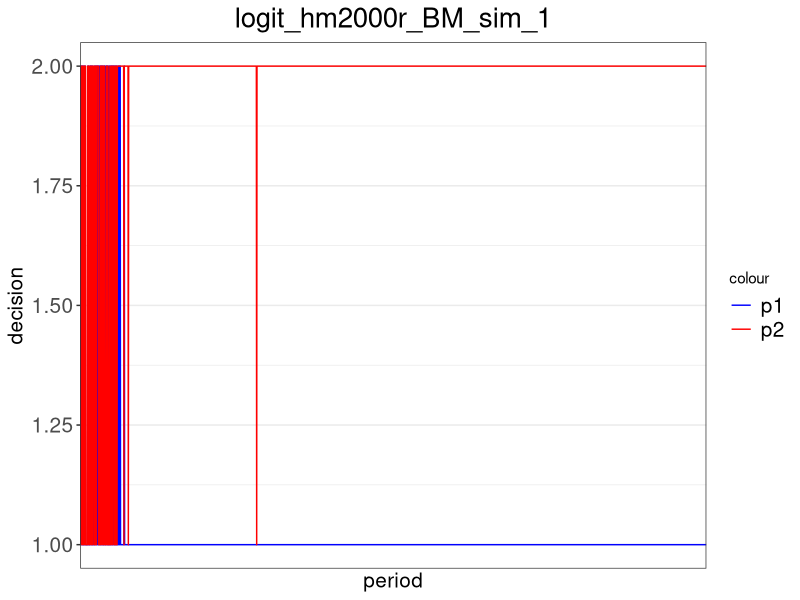
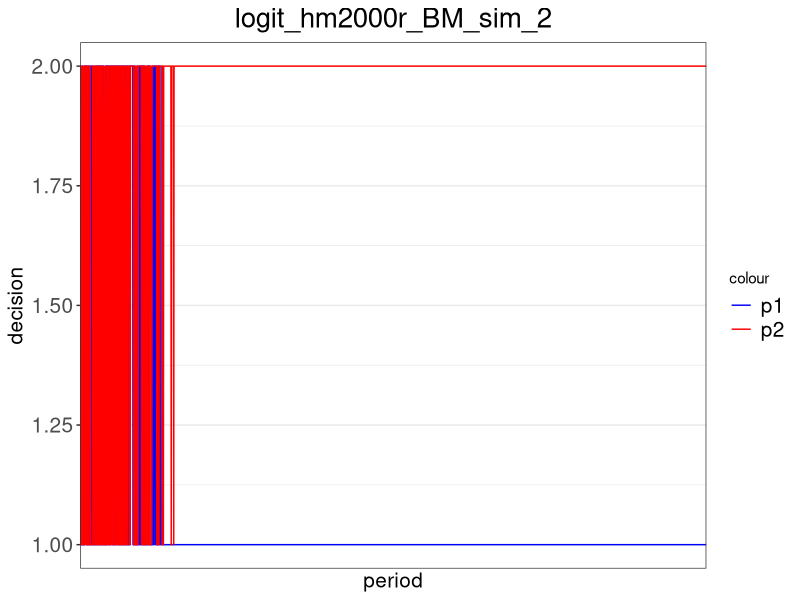
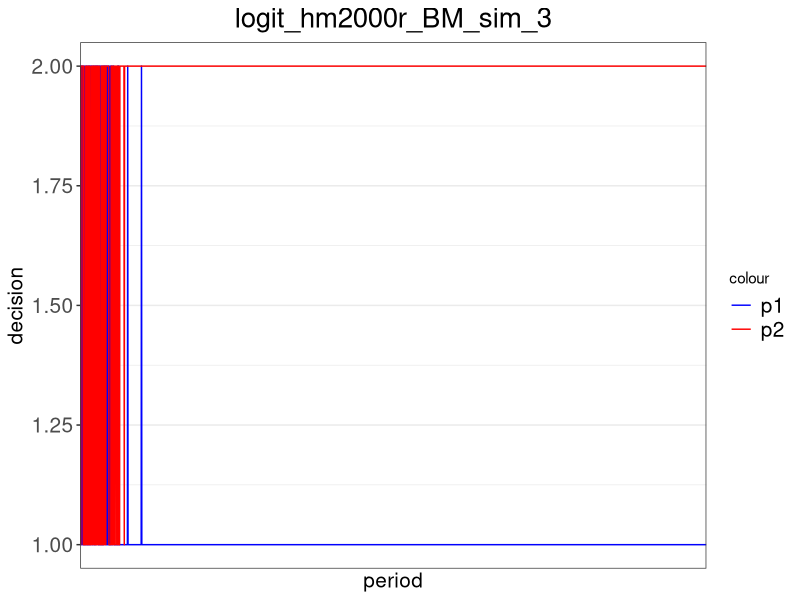
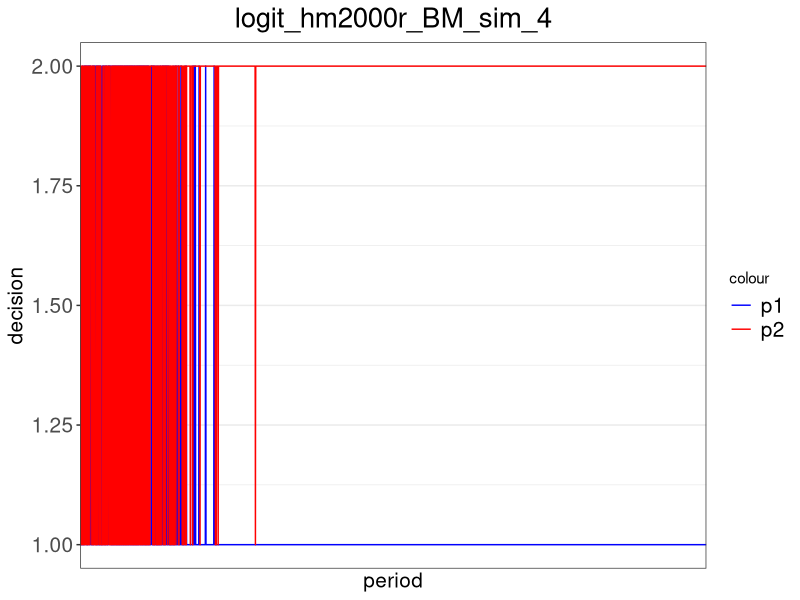
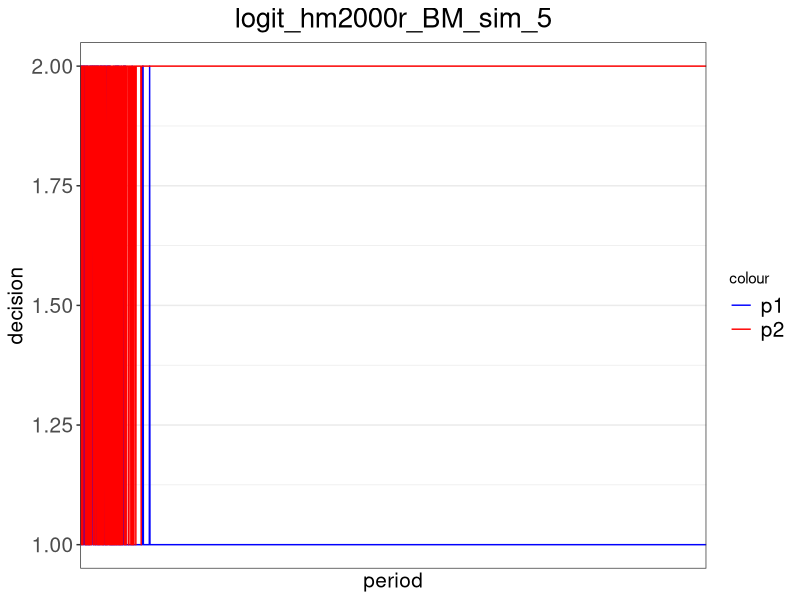

Recreate these plots in R, in order. (Note: a time limit stopped this script after it produced the figures.)
##### Package and Payoff #####
# add package
library(ggplot2)
library(xtable)

# set up the payoff matrix
pay_chicken = matrix(c(100,200,600,500),2,2) # payoff matrix 2x2

# build the payoff function (chicken, can be switched to MV)
payoff = function(my_choice, your_choice){
  return(pay_chicken[my_choice, your_choice])
}


##### HM2000 (regret1) #####
# build the regret function for action m (m is 1,2,or 3) under hm2000
regret_hm2000 = function(m, iteration, my_history, your_history){
  
  # calculate the length of history
  len_history = iteration - 1
  
  # get my most recent decision
  lastchoice = my_history[len_history]
  
  # create a regret payoff term
  my_regret = rep(0, len_history)
  
  # loop over previous periods to replace the choice with decision 1
  for (i in 1:len_history){
    if (my_history[i] == lastchoice){
      my_regret[i] = payoff(m, your_history[i])
    }
    else{
      my_regret[i] = payoff(my_history[i], your_history[i])
    }
  }
  
  # calculate and return the regret
  return(mean(my_regret))
}


# build the decision function based on the regret function under hm2000
decision_hm2000 = function(mu, iteration, my_history, your_history){
  
  # get my most recent decision
  lastchoice = my_history[iteration-1]
  
  # compute regret for all possible decisions
  regret1 = regret_hm2000(1, iteration, my_history, your_history)
  regret2 = regret_hm2000(2, iteration, my_history, your_history)
  
  # calculate the decision when my last choice is 1
  if (lastchoice == 1){
    if (regret1 >= regret2){return(1)}
    else{
      # switch with a positive probability from 1 to 2
      seed = runif(1,0,1)
      prob = (regret2-regret1)/mu
      if (seed <= prob){return(2)}
      else{return(1)}
    }
  }
  
  # calculate the decision when my last choice is 2
  if (lastchoice == 2){
    if (regret1 <= regret2){return(2)}
    else{
      # switch with a positive probability from 2 to 1
      seed = runif(1,0,1)
      prob = (regret1-regret2)/mu
      if (seed <= prob){return(1)}
      else{return(2)}
    }
  }
}


# build the decision function based on logit response
decision_hm2000_logit = function(mu, beta, iteration, my_history, your_history){
  
  # compute regret for all possible decisions
  regret1 = regret_hm2000(1, iteration, my_history, your_history)
  regret2 = regret_hm2000(2, iteration, my_history, your_history)
  
  # using logit response to calculate the probability of choosing each strategy
  prob = c(0,0)
  prob[1] = exp(beta[1]*regret1)/(exp(beta[1]*regret1) + exp(beta[2]*regret2))
  prob[2] = exp(beta[2]*regret2)/(exp(beta[1]*regret1) + exp(beta[2]*regret2))
  
  # randomly determine the decision
  seed = runif(1,0,1)
  if (seed <= prob[1]){return(1)}
  else{return(2)}
}


##### Average Historical Payoff (regret2) #####
# build the regret function for action m (m is 1,2,or 3) under average historical payoff
regret_avgpay = function(m, iteration, my_history, your_history){
  
  # calculate the length of history
  len_history = iteration - 1
  
  # create a regret payoff term
  my_regret = 0
  period = 0
  
  # loop over previous periods to calculate the total historical payoff
  for (i in 1:len_history){
    if (my_history[i] == m){
      my_regret = my_regret + payoff(my_history[i], your_history[i])
      period = period + 1
    }
  }
  
  # return the average historical payoff
  if (period == 0){return(0)}
  else{
    return(my_regret/period)
  }
}


# build the decision function based on the regret function under average historical payoff
decision_avgpay = function(mu, iteration, my_history, your_history){
  
  # get my most recent decision
  lastchoice = my_history[iteration-1]
  
  # compute regret for all possible decisions
  regret1 = regret_avgpay(1, iteration, my_history, your_history)
  regret2 = regret_avgpay(2, iteration, my_history, your_history)
  
  # calculate the decision when my last choice is 1
  if (lastchoice == 1){
    if (regret1 >= regret2){return(1)}
    else{
      # switch with a positive probability from 1 to 2
      seed = runif(1,0,1)
      prob = (regret2-regret1)/mu
      if (seed <= prob){return(2)}
      else{return(1)}
    }
  }
  
  # calculate the decision when my last choice is 2
  if (lastchoice == 2){
    if (regret1 <= regret2){return(2)}
    else{
      # switch with a positive probability from 2 to 1
      seed = runif(1,0,1)
      prob = (regret1-regret2)/mu
      if (seed <= prob){return(1)}
      else{return(2)}
    }
  }
}


# build the decision function based on logit response
decision_avgpay_logit = function(mu, beta, iteration, my_history, your_history){
  
  # compute regret for all possible decisions
  regret1 = regret_avgpay(1, iteration, my_history, your_history)
  regret2 = regret_avgpay(2, iteration, my_history, your_history)
  
  # using logit response to calculate the probability of choosing each strategy
  prob = c(0,0)
  prob[1] = exp(beta[1]*regret1)/(exp(beta[1]*regret1) + exp(beta[2]*regret2))
  prob[2] = exp(beta[2]*regret2)/(exp(beta[1]*regret1) + exp(beta[2]*regret2))
  
  # randomly determine the decision
  seed = runif(1,0,1)
  if (seed <= prob[1]){return(1)}
  else{return(2)}
}


##### HM2000 revised (regret3) #####
# build the regret function for action m (m is 1,2,or 3) under hm2000 revised
regret_hm2000r = function(m, iteration, my_history, your_history){
  
  # calculate the length of history
  len_history = iteration - 1
  
  # get my most recent decision
  lastchoice = my_history[len_history]
  
  # create a regret payoff term
  my_regret = 0
  period = 0
  
  # loop over previous periods to replace the choice with decision 1
  for (i in 1:len_history){
    if (my_history[i] == lastchoice){
      my_regret = my_regret + payoff(m, your_history[i])
      period = period + 1
    }
  }
  
  # calculate and return the regret
  return(my_regret/period)
}


# build the decision function based on the regret function under hm2000 revised
decision_hm2000r = function(mu, iteration, my_history, your_history){
  
  # get my most recent decision
  lastchoice = my_history[iteration-1]
  
  # compute regret for all possible decisions
  regret1 = regret_hm2000r(1, iteration, my_history, your_history)
  regret2 = regret_hm2000r(2, iteration, my_history, your_history)
  
  # calculate the decision when my last choice is 1
  if (lastchoice == 1){
    if (regret1 >= regret2){return(1)}
    else{
      # switch with a positive probability from 1 to 2
      seed = runif(1,0,1)
      prob = (regret2-regret1)/mu
      if (seed <= prob){return(2)}
      else{return(1)}
    }
  }
  
  # calculate the decision when my last choice is 2
  if (lastchoice == 2){
    if (regret1 <= regret2){return(2)}
    else{
      # switch with a positive probability from 2 to 1
      seed = runif(1,0,1)
      prob = (regret1-regret2)/mu
      if (seed <= prob){return(1)}
      else{return(2)}
    }
  }
}


# build the decision function based on logit response
decision_hm2000r_logit = function(mu, beta, iteration, my_history, your_history){
  
  # compute regret for all possible decisions
  regret1 = regret_hm2000r(1, iteration, my_history, your_history)
  regret2 = regret_hm2000r(2, iteration, my_history, your_history)
  
  # using logit response to calculate the probability of choosing each strategy
  prob = c(0,0)
  prob[1] = exp(beta[1]*regret1)/(exp(beta[1]*regret1) + exp(beta[2]*regret2))
  prob[2] = exp(beta[2]*regret2)/(exp(beta[1]*regret1) + exp(beta[2]*regret2))
  
  # randomly determine the decision
  seed = runif(1,0,1)
  if (seed <= prob[1]){return(1)}
  else{return(2)}
}


##### HM2001 #####
regret_hm2001 = function(m, iteration, my_history, your_history, my_prob){
  
  # calculate the length of history
  len_history = iteration - 1
  
  # create a regret payoff term
  my_regret = 0
  period = 0
  
  # loop over previous periods to calculate the total historical payoff
  for (i in 1:len_history){
    if (my_history[i] == m){
      my_regret = my_regret + payoff(my_history[i], your_history[i])*((my_prob[i])/(1-my_prob[i]))
    }
  }
  
  # return the average historical payoff
  if (period == 0){return(0)}
  else{
    return(my_regret/len_history)
  }  
}


# build the regret avgpay function
regret_avgpayr = function(m, iteration, my_history, your_history){
  
  # calculate the length of history
  len_history = iteration - 1
  
  # create a regret payoff term
  my_regret = 0
  period = 0
  
  # loop over previous periods to calculate the total historical payoff
  for (i in 1:len_history){
    if (my_history[i] == m){
      my_regret = my_regret + payoff(my_history[i], your_history[i])
      period = period + 1
    }
  }
  
  # return the average historical payoff
  if (period == 0){return(0)}
  else{
    return(my_regret/len_history)
  }
}


# build the decision function based on HM2001
decision_hm2001 = function(mu, delta, gamma, iteration, my_history, your_history, my_prob){
  
  # get my most recent decision
  lastchoice = my_history[iteration-1]
  
  # compute regret for all possible decisions
  regret1 = regret_avgpayr(1, iteration, my_history, your_history)
  regret1m = regret_hm2001(1, iteration, my_history, your_history, 1-my_prob)
  regret2 = regret_avgpayr(2, iteration, my_history, your_history)
  regret2m = regret_hm2001(2, iteration, my_history, your_history, my_prob)
  seed = runif(1,0,1)
  # calculate the decision when my last choice is 1
  if (lastchoice == 1){
    cjk = regret2m - regret1
    q = max(cjk,0)
    psw = (1-delta/(iteration^gamma))*min(q/mu,1)+(delta/(iteration^gamma))*(1/2)
    if (seed <= psw){return(c(2,1-psw))}
    else{return(c(1,1-psw))}
  }
  else{
    cjk = regret1m - regret2
    q = max(cjk,0)
    psw = (1-delta/(iteration^gamma))*min(q/mu,1)+(delta/(iteration^gamma))*(1/2)
    if (seed <= psw){return(c(1,psw))}
    else{return(c(2,psw))}
  }
}    


##### Simulation pair level graph and joint density - HM2000 and avgpay #####
# set up the parameters for the simulation
mu = 1500 # HM2000 probability parameter
n = 2000 # number of periods in each simulation
sim = 5 # number of simulations
experiment = 100 # number of experimentation periods where players randomly make decisions

# set up the joint density matrix
joint_density_all = matrix(c(0,0,0,0),2,2)

# set up the joint density matrix for each simulation
joint_density = list()

# run the simulations
for (s in 1:sim){
  
  # set up the vectors for choices and game parameters
  history_p1 = rep(0, n)
  history_p2 = rep(0, n)
  
  # calculate the experimentation periods with random starting decisions
  history_p1[1:experiment] = sample(1:2, experiment, replace = TRUE)
  history_p2[1:experiment] = sample(1:2, experiment, replace = TRUE)
  
  # set up the joint density matrix for the current simulation
  joint_density[[s]] = matrix(c(0,0,0,0),2,2)
  
  # calculate the rest of the decisions to n periods
  for (i in (experiment+1):n){
    history_p1[i] = decision_hm2000r_logit(mu, c(0.1,0.1), i, history_p1, history_p2)
    history_p2[i] = decision_hm2000r_logit(mu, c(0.1,0.1), i, history_p2, history_p1)
    
    # update the joint density matrix
    if (history_p1[i]==1 & history_p2[i]==1){joint_density[[s]][1,1]=joint_density[[s]][1,1]+1}
    else if (history_p1[i]==1 & history_p2[i]==2){joint_density[[s]][1,2]=joint_density[[s]][1,2]+1}
    else if (history_p1[i]==2 & history_p2[i]==1){joint_density[[s]][2,1]=joint_density[[s]][2,1]+1}
    else{joint_density[[s]][2,2]=joint_density[[s]][2,2]+1}
  }
  
  # normalize the frequency to probability
  joint_density[[s]] = round(joint_density[[s]]/sum(joint_density[[s]]), 3)
  
  # create the dataset for figures
  df = data.frame(
    p1_choice = history_p1,
    p2_choice = history_p2,
    period = 1:n
  )
  
  # graph the decision making
  title = paste('logit_hm2000r', 'BM', 'sim', as.character(s), sep = '_')
  file = paste("D:/Dropbox/Working Papers/Correlated Equilibrium/data/simulations/", title, sep = "")
  file = paste(file, ".png", sep = "")
  png(file, width = 400, height = 200)
  
  pic = ggplot(data = df) +
    geom_line(aes(x=period, y=p1_choice, colour='blue')) +
    geom_line(aes(x=period, y=p2_choice, colour='red')) +
    scale_x_discrete(name='period', waiver()) +
    scale_y_continuous(name='decision', limits=c(1,2)) +
    ggtitle(title) + 
    theme_bw() + 
    scale_colour_manual(values=c('blue', 'red'), labels=c('p1', 'p2')) +
    theme(plot.title = element_text(hjust = 0.5, size = 20), legend.text = element_text(size = 15),
          axis.title.x = element_text(size = 15), axis.title.y = element_text(size = 15),
          axis.text.x = element_text(size = 15), axis.text.y = element_text(size = 15))
  
  print(pic)
  dev.off()
}

# finalize the joint density matrix
xtable(joint_density[[1]])

for (a in 1:sim){
  joint_density_all = joint_density_all + joint_density[[a]]
}
joint_density_all = joint_density_all / sim
xtable(joint_density_all, caption = title)


##### Simulation pair level graph and joint density - HM2001 #####
# set up the parameters for the simulation
mu = 1500 # HM2000 probability parameter
n = 10000 # number of periods in each simulation
sim = 1 # number of simulations
experiment = 1 # number of experimentation periods where players randomly make decisions
delta = 0.1
gamma = 0.0001

# set up the joint density matrix
joint_density_all = matrix(c(0,0,0,0),2,2)

# set up the joint density matrix for each simulation
joint_density = list()

# run the simulations
for (s in 1:sim){
  # set up the probability choices for HM2001
  prob_p1 = rep(0.5, n)
  prob_p2 = rep(0.5, n)
  
  # set up the vectors for choices and game parameters
  history_p1 = rep(0, n)
  history_p2 = rep(0, n)
  
  # calculate the experimentation periods with random starting decisions
  history_p1[1:experiment] = sample(1:2, experiment, replace = TRUE)
  history_p2[1:experiment] = sample(1:2, experiment, replace = TRUE)
  
  # set up the joint density matrix for the current simulation
  joint_density[[s]] = matrix(c(0,0,0,0),2,2)
  
  # calculate the rest of the decisions to n periods
  for (i in (experiment+1):n){
    history_p1[i] = decision_hm2001(mu, delta, gamma, i, history_p1, history_p2, prob_p1)[1]
    prob_p1[i] = decision_hm2001(mu, delta, gamma, i, history_p1, history_p2, prob_p1)[2]
    history_p2[i] = decision_hm2001(mu, delta, gamma, i, history_p2, history_p1, prob_p2)[1]
    prob_p2[i] = decision_hm2001(mu, delta, gamma, i, history_p2, history_p1, prob_p2)[2]
    
    # update the joint density matrix
    if (history_p1[i]==1 & history_p2[i]==1){joint_density[[s]][1,1]=joint_density[[s]][1,1]+1}
    else if (history_p1[i]==1 & history_p2[i]==2){joint_density[[s]][1,2]=joint_density[[s]][1,2]+1}
    else if (history_p1[i]==2 & history_p2[i]==1){joint_density[[s]][2,1]=joint_density[[s]][2,1]+1}
    else{joint_density[[s]][2,2]=joint_density[[s]][2,2]+1}
  }
  
  # normalize the frequency to probability
  joint_density[[s]] = round(joint_density[[s]]/sum(joint_density[[s]]), 3)
  
  # create the dataset for figures
  df = data.frame(
    p1_choice = history_p1,
    p2_choice = history_p2,
    period = 1:n
  )
  
  # graph the decision making
  title = paste('hm2001', 'BM', 'sim', as.character(s), sep = '_')
  file = paste("D:/Dropbox/Working Papers/Correlated Equilibrium/data/simulations/", title, sep = "")
  file = paste(file, ".png", sep = "")
  png(file, width = 400, height = 200)
  
  pic = ggplot(data = df) +
    geom_line(aes(x=period, y=p1_choice, colour='blue')) +
    geom_line(aes(x=period, y=p2_choice, colour='red')) +
    scale_x_discrete(name='period', waiver()) +
    scale_y_continuous(name='decision', limits=c(1,2)) +
    ggtitle(title) + 
    theme_bw() + 
    scale_colour_manual(values=c('blue', 'red'), labels=c('p1', 'p2')) +
    theme(plot.title = element_text(hjust = 0.5, size = 20), legend.text = element_text(size = 15),
          axis.title.x = element_text(size = 15), axis.title.y = element_text(size = 15),
          axis.text.x = element_text(size = 15), axis.text.y = element_text(size = 15))
  
  print(pic)
  dev.off()
}

# finalize the joint density matrix
xtable(joint_density[[1]])

for (a in 1:sim){
  joint_density_all = joint_density_all + joint_density[[a]]
}
joint_density_all = joint_density_all / sim
xtable(joint_density_all, caption = title)
